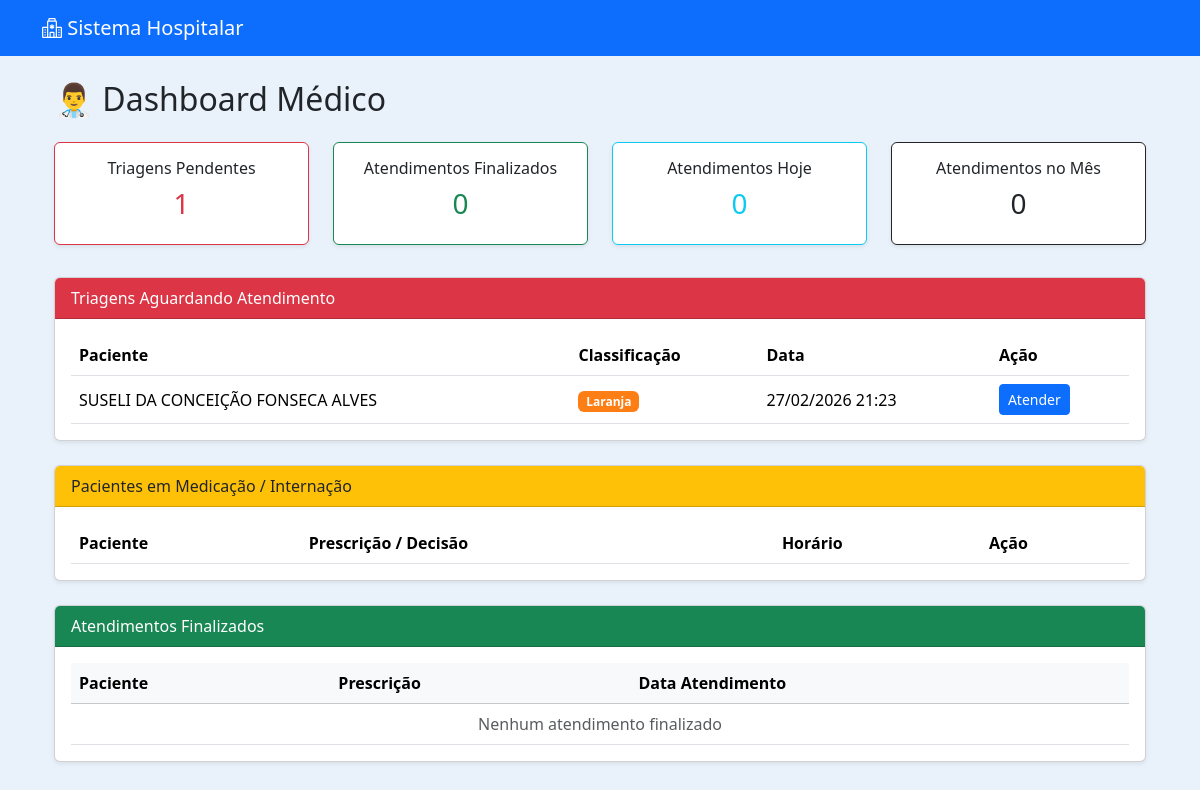
The app's page /medico/dashboard/ (signed in) with its own data.
### triagem/models.py (models this page shows, shortened)
class Triagem(models.Model):
    RISCO_CHOICES = [
        ('Vermelho', 'Vermelho'),
        ('Laranja', 'Laranja'),
        ('Amarelo', 'Amarelo'),
        ('Verde', 'Verde'),
        ('Azul', 'Azul'),
    ]
    agendamento = models.OneToOneField(Agendamento, on_delete=models.CASCADE)
    paciente = models.ForeignKey(Paciente, on_delete=models.CASCADE)
    enfermeiro = models.ForeignKey(
        Usuario,
        on_delete=models.SET_NULL,
        null=True,
        blank=True,
        related_name="triagens_realizadas"
    )
    pressao_arterial = models.CharField(max_length=20)
    temperatura = models.DecimalField(max_digits=4, decimal_places=1)
    frequencia_cardiaca = models.IntegerField()
    saturacao = models.IntegerField()
    classificacao_risco = models.CharField(
        max_length=10,
        choices=RISCO_CHOICES,
        blank=True,
        null=True
    )
    observacoes = models.TextField(blank=True, null=True)
    atendido = models.BooleanField(default=False)
    data_triagem = models.DateTimeField(auto_now_add=True)

### pacientes/models.py (models this page shows, shortened)
class Paciente(models.Model):
    nome = models.CharField(max_length=100)
    nome_social = models.CharField(max_length=100, blank=True, null=True)
    nome_mae = models.CharField(max_length=100)
    nome_pai = models.CharField(max_length=100, blank=True, null=True)
    cpf = models.CharField(
        max_length=14,
        unique=True,
        validators=[
            RegexValidator(
                r'^\d{3}\.\d{3}\.\d{3}-\d{2}$',
                'CPF inválido! Use XXX.XXX.XXX-XX'
            )
        ]
    )
    data_nascimento = models.DateField()
    SEXO_BIOLOGICO_CHOICES = [
        ('M', 'Masculino'),
        ('F', 'Feminino'),
        ('I', 'Intersexo'),
    ]
    sexo_biologico = models.CharField(max_length=1, choices=SEXO_BIOLOGICO_CHOICES)
    identidade_genero = models.CharField(max_length=50)
    orientacao_sexual = models.CharField(max_length=50)
    NACIONALIDADE_CHOICES = [
        ('BRASILEIRA', 'Brasileira'),
        ('ARGENTINA', 'Argentina'),
        ('BOLIVIANA', 'Boliviana'),
        ('CHILENA', 'Chilena'),
        ('COLOMBIANA', 'Colombiana'),
        ('PARAGUAIA', 'Paraguaia'),
        ('PERUANA', 'Peruana'),
        ('URUGUAIA', 'Uruguaia'),
        ('VENEZUELANA', 'Venezuelana'),
        ('OUTRA', 'Outra'),
    ]
    nacionalidade = models.CharField(
        max_length=20,
        choices=NACIONALIDADE_CHOICES,
        default='BRASILEIRA'
    )
    naturalidade = models.CharField(max_length=100)
    RACA_COR_CHOICES = [
        ('BRANCA', 'Branca'),
        ('PRETA', 'Preta'),
        ('PARDA', 'Parda'),
        ('AMARELA', 'Amarela'),
        ('INDIGENA', 'Indígena'),
    ]
    raca_cor = models.CharField(max_length=10, choices=RACA_COR_CHOICES)
    ESTADO_CIVIL_CHOICES = [
        ('SOLTEIRO', 'Solteiro(a)'),
        ('CASADO', 'Casado(a)'),
        ('DIVORCIADO', 'Divorciado(a)'),
        ('VIUVO', 'Viúvo(a)'),
        ('UNIAO_ESTAVEL', 'União Estável'),
    ]
    estado_civil = models.CharField(max_length=20, choices=ESTADO_CIVIL_CHOICES)
    ESCOLARIDADE_CHOICES = [
        ('SEM_INSTRUCAO', 'Sem instrução'),
        ('FUNDAMENTAL_INCOMPLETO', 'Fundamental incompleto'),
        ('FUNDAMENTAL_COMPLETO', 'Fundamental completo'),
        ('MEDIO_INCOMPLETO', 'Médio incompleto'),
        ('MEDIO_COMPLETO', 'Médio completo'),
        ('SUPERIOR_INCOMPLETO', 'Superior incompleto'),
        ('SUPERIOR_COMPLETO', 'Superior completo'),
        ('POS_GRADUACAO', 'Pós-graduação'),
        ('MESTRADO', 'Mestrado'),
        ('DOUTORADO', 'Doutorado'),
    ]
    escolaridade = models.CharField(max_length=30, choices=ESCOLARIDADE_CHOICES)
    profissao = models.CharField(max_length=50)
    rg = models.CharField(max_length=20)
    orgao_emissor = models.CharField(max_length=10)
    UF_CHOICES = [
        ('AC','AC'), ('AL','AL'), ('AP','AP'), ('AM','AM'),
        ('BA','BA'), ('CE','CE'), ('DF','DF'), ('ES','ES'),
        ('GO','GO'), ('MA','MA'), ('MT','MT'), ('MS','MS'),
        ('MG','MG'), ('PA','PA'), ('PB','PB'), ('PR','PR'),
        ('PE','PE'), ('PI','PI'), ('RJ','RJ'), ('RN','RN'),
        ('RS','RS'), ('RO','RO'), ('RR','RR'), ('SC','SC'),
        ('SP','SP'), ('SE','SE'), ('TO','TO'),
    ]
    uf_rg = models.CharField(max_length=2, choices=UF_CHOICES)
    cep = models.CharField(
        max_length=9,
        validators=[
            RegexValidator(
                r'^\d{5}-\d{3}$',
                'CEP inválido! Use XXXXX-XXX'
            )
        ]
    )
    endereco = models.CharField(max_length=100)
    numero = models.CharField(max_length=10)
    complemento = models.CharField(max_length=50, blank=True, null=True)
    bairro = models.CharField(max_length=50)
    municipio = models.CharField(max_length=50)
    uf = models.CharField(max_length=2, choices=UF_CHOICES)
    ZONA_CHOICES = [
        ('URBANA', 'Urbana'),
        ('RURAL', 'Rural'),
    ]
    zona = models.CharField(max_length=6, choices=ZONA_CHOICES)
    telefone_fixo = models.CharField(
        max_length=15,
        blank=True,
        null=True,
        validators=[
            RegexValidator(
                r'^\(\d{2}\)\s\d{4}-\d{4}$',
                'Telefone inválido! Use (XX) XXXX-XXXX'
            )
        ]
    )
    celular = models.CharField(
        max_length=15,
        validators=[
            RegexValidator(
                r'^\(\d{2}\)\s\d{5}-\d{4}$',
                'Celular inválido! Use (XX) XXXXX-XXXX'
            )
        ]
    )
    whatsapp = models.BooleanField(default=False)
    email = models.EmailField(blank=True, null=True)
    cartao_sus = models.CharField(max_length=18, blank=True, null=True)
    criado_por = models.ForeignKey(
        User,
        on_delete=models.SET_NULL,
        null=True,
        blank=True,
        related_name='pacientes_criados'
    )
    data_criacao = models.DateTimeField(default=timezone.now, editable=False)
    data_atualizacao = models.DateTimeField(auto_now=True)

### medico/views.py (the view)
# urls.py: path('dashboard/', views.medico_dashboard, name='medico_dashboard'),
@login_required
def medico_dashboard(request):
    agora = timezone.now()
    hoje = timezone.localdate()  # Data local do servidor/usuário
    triagens = (
        Triagem.objects
        .filter(atendido=False)
        .annotate(
            prioridade=Case(
                When(classificacao_risco="Vermelho", then=Value(1)),
                When(classificacao_risco="Laranja", then=Value(2)),
                When(classificacao_risco="Amarelo", then=Value(3)),
                When(classificacao_risco="Verde", then=Value(4)),
                When(classificacao_risco="Azul", then=Value(5)),
                default=Value(5),
                output_field=IntegerField(),
            )
        )
        .order_by("prioridade", "-data_triagem")
    )
    atendimentos_finalizados = Atendimento.objects.filter(
        medico=request.user,
        finalizado=True
    ).order_by("-data_atendimento")
    aguardando_medicacao = Atendimento.objects.filter(
        medico=request.user,
        decisao="medicacao",
        medicacao_aplicada=False,
        finalizado=False
    ).order_by("-id")
    medicacao_aplicada = Atendimento.objects.filter(
        medico=request.user,
        decisao="medicacao",
        medicacao_aplicada=True,
        finalizado=False
    ).order_by("-id")
    internacoes = Atendimento.objects.filter(
        medico=request.user,
        decisao="internacao",
        finalizado=False
    ).order_by("-id")
    total_dia = Atendimento.objects.filter(
        medico=request.user,
        data_atendimento__date=hoje
    ).count()
    total_mes = Atendimento.objects.filter(
        medico=request.user,
        finalizado=True,
        data_atendimento__year=agora.year,
        data_atendimento__month=agora.month
    ).count()
    context = {
        "triagens": triagens,
        "atendimentos_finalizados": atendimentos_finalizados,
        "aguardando_medicacao": aguardando_medicacao,
        "medicacao_aplicada": medicacao_aplicada,
        "internacoes": internacoes,
        "total_pendentes": triagens.count(),
        "total_atendidos": atendimentos_finalizados.count(),
        "total_dia": total_dia,
        "total_mes": total_mes,
    }
    return render(request, "medico/dashboard.html", context)

### medico/templates/medico/dashboard.html (shortened to what this page needs)
{% extends 'usuarios/base.html' %}
{% block content %}
<div class="container mt-4">
    <h2 class="mb-4">👨‍⚕️ Dashboard Médico</h2>
    <div class="row mb-4">
        <div class="col-md-3 mb-2">
            <div class="card shadow-sm border-danger text-center">
                <div class="card-body">
                    <h6>Triagens Pendentes</h6>
                    <h3 class="text-danger">{{ total_pendentes }}</h3>
                </div>
            </div>
        </div>
        <div class="col-md-3 mb-2">
            <div class="card shadow-sm border-success text-center">
                <div class="card-body">
                    <h6>Atendimentos Finalizados</h6>
                    <h3 class="text-success">{{ total_atendidos }}</h3>
                </div>
            </div>
        </div>
        <div class="col-md-3 mb-2">
            <div class="card shadow-sm border-info text-center">
                <div class="card-body">
                    <h6>Atendimentos Hoje</h6>
                    <h3 class="text-info">{{ total_dia }}</h3>
                </div>
            </div>
        </div>
        <div class="col-md-3 mb-2">
            <div class="card shadow-sm border-dark text-center">
                <div class="card-body">
                    <h6>Atendimentos no Mês</h6>
                    <h3 class="text-dark">{{ total_mes }}</h3>
                </div>
            </div>
        </div>
    </div>
    <div class="card shadow-sm mb-4">
        <div class="card-header bg-danger text-white">Triagens Aguardando Atendimento</div>
        <div class="card-body">
            <table class="table table-hover align-middle mb-0">
                <thead>
                    <tr>
                        <th>Paciente</th>
                        <th>Classificação</th>
                        <th>Data</th>
                        <th>Ação</th>
                    </tr>
                </thead>
                <tbody>
                    {% for t in triagens %}
                    <tr class="{% if t.classificacao_risco == 'Vermelho' %}alerta-vermelho{% endif %}">
                        <td>{{ t.paciente.nome }}</td>
                        <td>
                            {% if t.classificacao_risco == "Vermelho" %}
                                <span class="badge bg-danger">Vermelho</span>
                            {% elif t.classificacao_risco == "Laranja" %}
                                <span class="badge" style="background-color: #fd7e14;">Laranja</span>
                            {% elif t.classificacao_risco == "Amarelo" %}
                                <span class="badge bg-warning text-dark">Amarelo</span>
                            {% elif t.classificacao_risco == "Verde" %}
                                <span class="badge bg-success">Verde</span>
                            {% elif t.classificacao_risco == "Azul" %}
                                <span class="badge bg-primary">Azul</span>
                            {% endif %}
                        </td>
                        <td>{{ t.data_triagem|date:"d/m/Y H:i" }}</td>
                        <td>
                            <a href="{% url 'iniciar_atendimento' t.id %}" class="btn btn-sm btn-primary">Atender</a>
                        </td>
                    </tr>
                    {% empty %}
                    <tr>
                        <td colspan="4" class="text-center text-muted">Nenhuma triagem pendente</td>
                    </tr>
                    {% endfor %}
                </tbody>
            </table>
        </div>
    </div>
    <div class="card shadow-sm mb-4">
        <div class="card-header bg-warning text-dark">Pacientes em Medicação / Internação</div>
        <div class="card-body">
            <table class="table table-hover align-middle mb-0">
                <thead>
                    <tr>
                        <th>Paciente</th>
                        <th>Prescrição / Decisão</th>
                        <th>Horário</th>
                        <th>Ação</th>
                    </tr>
                </thead>
            </table>
        </div>
    </div>
    <div class="card shadow-sm mb-4">
        <div class="card-header bg-success text-white">Atendimentos Finalizados</div>
        <div class="card-body" style="max-height: 400px; overflow-y: auto;">
            <table class="table table-hover align-middle mb-0">
                <thead class="table-light">
                    <tr>
                        <th>Paciente</th>
                        <th>Prescrição</th>
                        <th>Data Atendimento</th>
                    </tr>
                </thead>
                <tbody>
                    {% for a in atendimentos_finalizados %}
                    <tr>
                        <td>{{ a.paciente.nome }}</td>
                        <td>{{ a.prescricao|default:"-" }}</td>
                        <td>{{ a.data_atendimento|date:"d/m/Y H:i"|default:"-" }}</td>
                    </tr>
                    {% empty %}
                    <tr>
                        <td colspan="3" class="text-center text-muted">Nenhum atendimento finalizado</td>
                    </tr>
                    {% endfor %}
                </tbody>
            </table>
        </div>
    </div>
</div>
{% endblock %}

### usuarios/templates/usuarios/base.html (style rules this page uses)
body { background-color: #e9f2fb; }

### records on screen
Triagem: paciente.nome "SUSELI DA CONCEIÇÃO FONSECA ALVES", classificacao_risco "Laranja", data_triagem "27/02/2026 21:23"

### other values on screen
{{ total_pendentes }} "1"
{{ total_atendidos }} "0"
{{ total_dia }} "0"
{{ total_mes }} "0"
